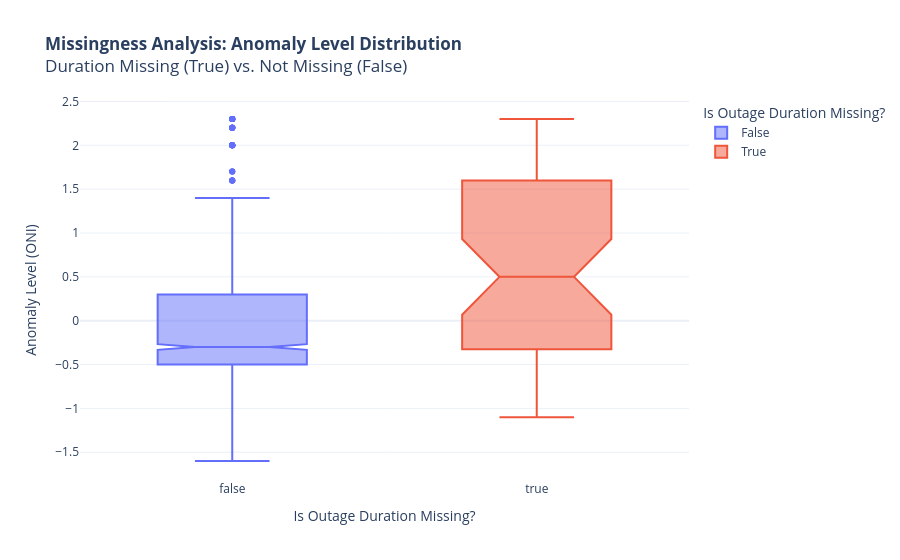

The code cell stored with this chart in its notebook:
### Code cell
fig_box = px.box(
    df_cleaned, 
    x='duration_missing', 
    y='ANOMALY.LEVEL',
    color='duration_missing',
    notched=True,
    title='<b>Missingness Analysis: Anomaly Level Distribution</b><br>Duration Missing (True) vs. Not Missing (False)',
    labels={'duration_missing': 'Is Outage Duration Missing?', 'ANOMALY.LEVEL': 'Anomaly Level (ONI)'},
    template='plotly_white'
)

fig_box.show()

# Export plot for website
fig_box.write_html('docs/assets/plots/anomaly_level_by_duration_missingness.html', include_plotlyjs='cdn')

### Figure 1 — Plotly figure (JSON) as saved in the notebook; plotly's stock layout.template omitted (floating-point values rounded to 4 significant figures; data arrays with more than 128 entries replaced by an {"elided": "..."} marker saying what was removed)
{"data": [{"alignmentgroup": "True", "hovertemplate": "Is Outage Duration Missing?=%{x}<br>Anomaly Level (ONI)=%{y}<extra></extra>", "legendgroup": "False", "marker": {"color": "#636efa"}, "name": "False", "notched": true, "offsetgroup": "False", "orientation": "v", "showlegend": true, "type": "box", "x": {"elided": "1468 bool values"}, "x0": " ", "xaxis": "x", "y": {"elided": "1468 float values"}, "y0": " ", "yaxis": "y"}, {"alignmentgroup": "True", "hovertemplate": "Is Outage Duration Missing?=%{x}<br>Anomaly Level (ONI)=%{y}<extra></extra>", "legendgroup": "True", "marker": {"color": "#EF553B"}, "name": "True", "notched": true, "offsetgroup": "True", "orientation": "v", "showlegend": true, "type": "box", "x": [true, true, true, true, true, true, true, true, true, true, true, true, true, true, true, true, true, true, true, true, true, true, true, true, true, true, true, true, true, true, true, true, true, true, true, true, true, true, true, true, true, true, true, true, true, true, true, true, true, true, true, true, true, true, true, true, true, true], "x0": " ", "xaxis": "x", "y": [1.2, -0.3, 1.1, 0, -0.9, -0.2, 0, null, 2.3, -0.5, null, -0.7, null, 1.6, 1.6, 1.4, 2.2, 1.6, 2.2, 1.2, 0.6, 0.2, -0.5, -0.7, -0.7, null, -0.5, 1, -0.5, 2, 2.3, 0.6, null, 2, 0.6, 1.1, 1, -0.4, -0.2, -0.1, -0.4, 0.5, -0.1, -0.7, 2, -0.1, 0.3, -0.3, null, 2.3, 2.2, -1.1, 0.2, null, 1, 1.6, null, null], "y0": " ", "yaxis": "y"}], "layout": {"boxmode": "overlay", "legend": {"title": {"text": "Is Outage Duration Missing?"}, "tracegroupgap": 0}, "title": {"text": "<b>Missingness Analysis: Anomaly Level Distribution</b><br>Duration Missing (True) vs. Not Missing (False)"}, "xaxis": {"anchor": "y", "categoryarray": [false, true], "categoryorder": "array", "domain": [0, 1], "title": {"text": "Is Outage Duration Missing?"}}, "yaxis": {"anchor": "x", "domain": [0, 1], "title": {"text": "Anomaly Level (ONI)"}}}}
